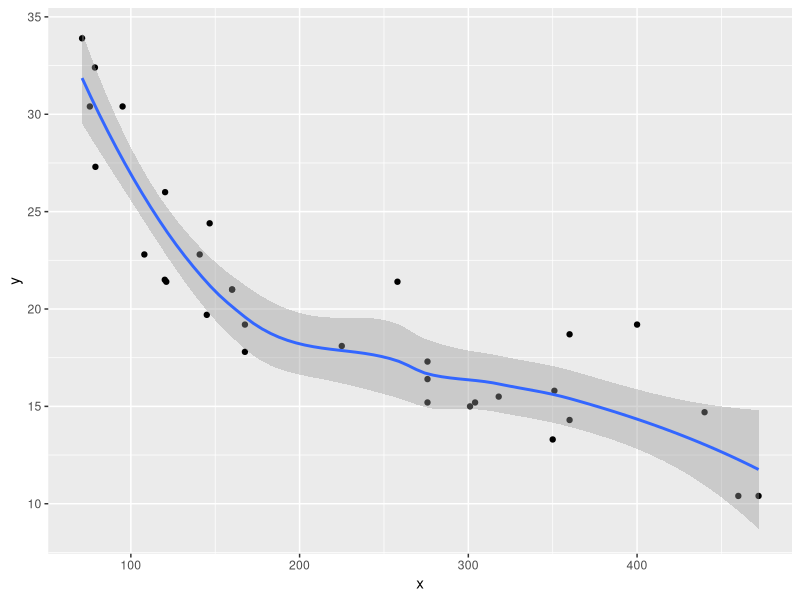
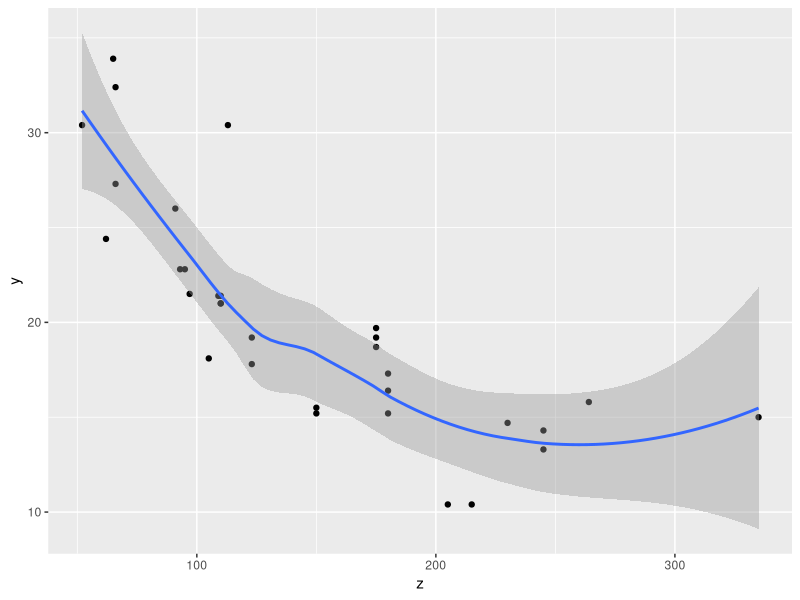

Recreate these plots in R, in order.
## ---- chunk 1
knitr::opts_chunk$set(echo = FALSE)
## ---- chunk 2
data("mtcars")
head(mtcars)
## ---- chunk 3
library(ggplot2)
y <- mtcars$mpg
x <- mtcars$disp
z <- mtcars$hp

# Plot with displacement (engine size)
g <- ggplot(mtcars, aes(x = x, y = y))
g <- g + geom_point() + geom_smooth()
g
## ---- chunk 4
# Plot with engine power (Horse power)
z <- mtcars$hp
g <- ggplot(mtcars, aes(x = z, y = y))
g <- g + geom_point() + geom_smooth()
g
